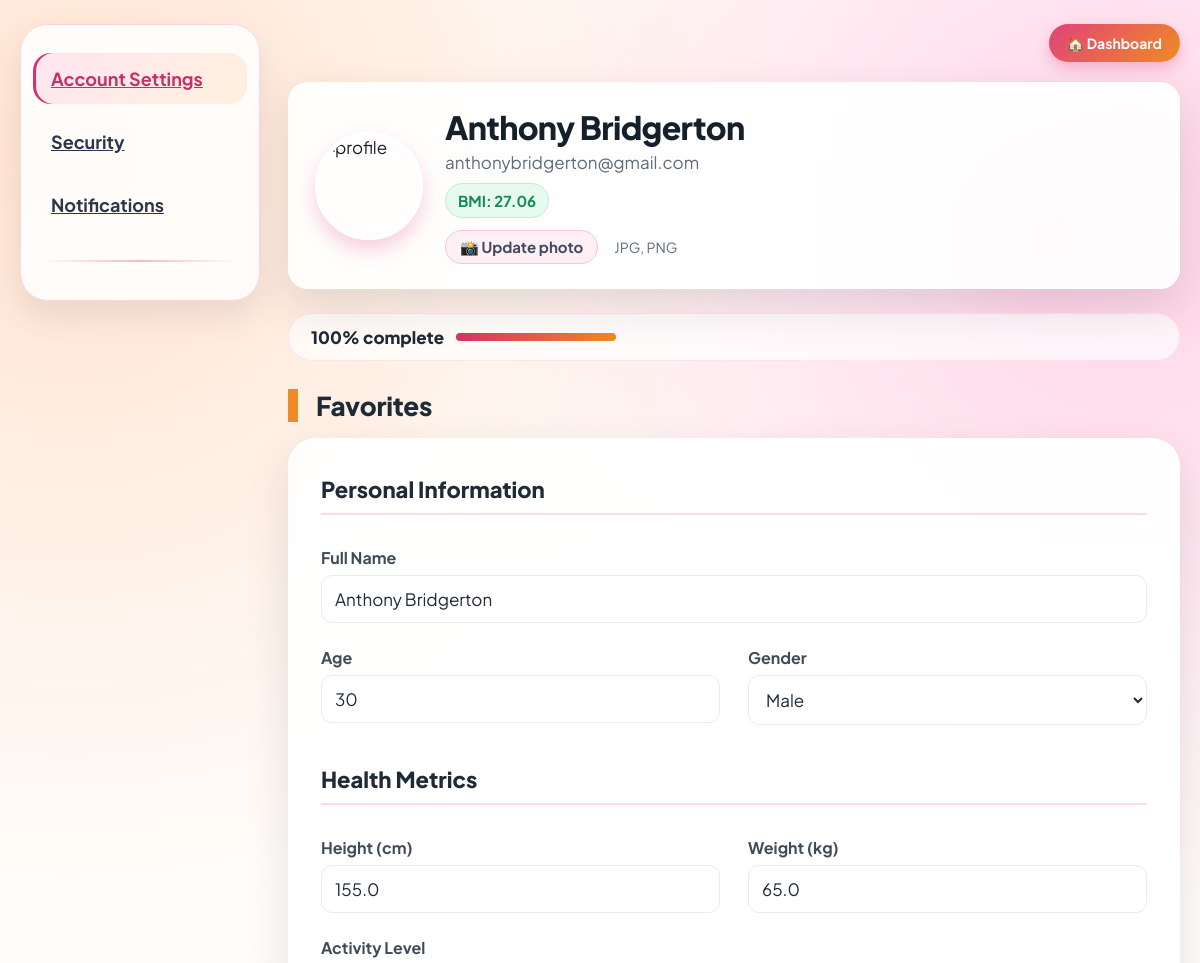
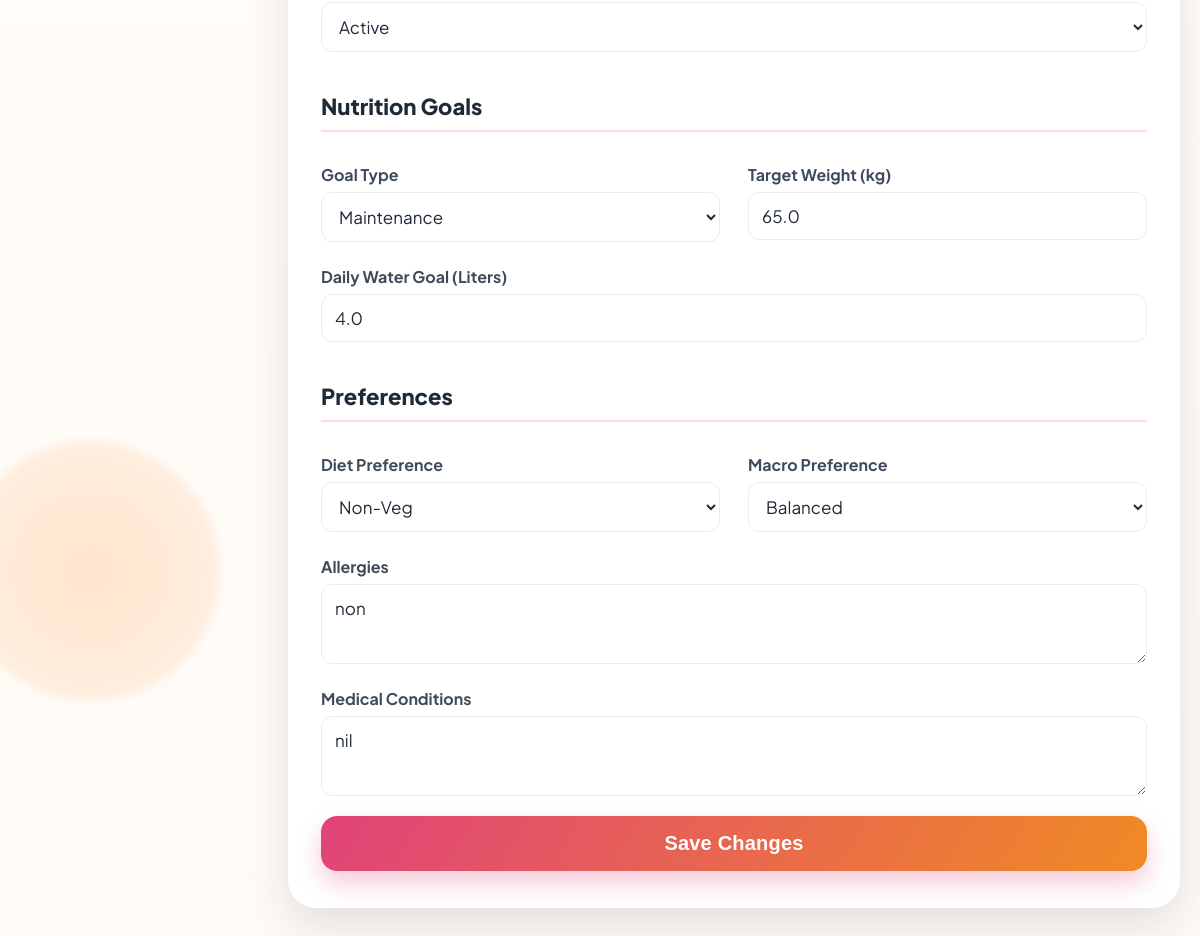
Screenshot of /profile (signed in) with the database file from the repository (2 pictures, top to bottom).
### tables this page shows
CREATE TABLE users (
    id INTEGER PRIMARY KEY AUTOINCREMENT,
    full_name TEXT NOT NULL,
    email TEXT NOT NULL UNIQUE,
    password TEXT NOT NULL
, age INTEGER, gender TEXT, height REAL, weight REAL, activity_level TEXT, profile_image TEXT, goal_type TEXT, target_weight REAL, diet_preference TEXT, allergies TEXT, medical_conditions TEXT, water_goal REAL, macro_preference TEXT, is_blocked INTEGER DEFAULT 0, created_at TEXT);

### app.py (the view)
@app.route("/profile")
def profile():
    if "user_id" not in session:
        return redirect("/login")
    conn = get_db_connection()
    user = conn.execute("SELECT * FROM users WHERE id=?", (session["user_id"],)).fetchone()
    conn.close()
    bmi = None
    if user["height"] and user["weight"]:
        height_m = user["height"] / 100
        bmi = round(user["weight"] / (height_m ** 2), 2)
    return render_template("user/profile.html", user=user, bmi=bmi)

### app.py (called while the page is built)
def get_db_connection():
    conn = sqlite3.connect(DATABASE)
    conn.row_factory = sqlite3.Row
    return conn

### templates/user/profile.html (shortened to what this page needs)
<!DOCTYPE html>
<html lang="en">
<head>
</head>
<body>
    <div class="ambient-orb b"></div>
    <div class="account-layout">
        <aside class="sidebar">
            <div class="sidebar-nav">
                <a href="{{ url_for('profile') }}" class="sidebar-item active">Account Settings</a>
                <a href="{{ url_for('security') }}" class="sidebar-item">Security</a>
                <a href="{{ url_for('notifications') }}" class="sidebar-item">Notifications</a>
                <div class="sidebar-divider"></div>
            </div>
        </aside>
        <main class="main-content">
            <div style="display:flex; justify-content:flex-end; margin-bottom:20px;">
                <a href="{{ url_for('dashboard') }}" class="back-btn">
                    🏠 Dashboard
                </a>
            </div>
            <div class="profile-mini-card">
                <img src="{{ user.profile_image if user.profile_image else '/static/images/default.png' }}"
                    class="profile-img-large" alt="profile" id="profilePreview">
                <div class="profile-header-info">
                    <h2>{{ user.full_name }}</h2>
                    <div class="email">{{ user.email }}</div>
                    {% if bmi %}
                    <div class="bmi-badge">BMI: <span id="bmiLive">{{ bmi }}</span></div>
                    {% endif %}
                    <div class="upload-compact">
                        <label for="profile_image">📸 Update photo</label>
                        <span class="upload-hint">JPG, PNG</span>
                    </div>
                </div>
            </div>
            <div class="profile-stats-row">
                <div class="completion-compact">
                    <span class="progress-circle-text"><span id="completionPct">0</span>% complete</span>
                    <div class="progress-track-mini">
                        <div class="progress-fill-mini" id="completionFill"></div>
                    </div>
                </div>
            </div>
            <div class="favorites-heading">Favorites</div>
            <form method="POST" action="/update_account" enctype="multipart/form-data" id="mainForm">
                <div class="form-card">
                    <div class="form-two-col">
                        <div class="section-header">Personal Information</div>
                        <div class="field full">
                            <label for="full_name">Full Name</label>
                            <input id="full_name" type="text" name="full_name" value="{{ user.full_name }}"
                                placeholder="Full Name" required>
                        </div>
                        <div class="field">
                            <label for="age">Age</label>
                            <input id="age" type="number" name="age" value="{{ user.age or '' }}" placeholder="Age">
                        </div>
                        <div class="field">
                            <label for="gender">Gender</label>
                            <select id="gender" name="gender">
                                <option value="Male" {% if user.gender=='Male' %}selected{% endif %}>Male</option>
                            </select>
                        </div>
                        <div class="section-header">Health Metrics</div>
                        <div class="field">
                            <label for="height">Height (cm)</label>
                            <input id="height" type="number" name="height" value="{{ user.height or '' }}"
                                placeholder="Height (cm)">
                        </div>
                        <div class="field">
                            <label for="weight">Weight (kg)</label>
                            <input id="weight" type="number" name="weight" value="{{ user.weight or '' }}"
                                placeholder="Weight (kg)">
                        </div>
                        <div class="field full">
                            <label for="activity_level">Activity Level</label>
                            <select id="activity_level" name="activity_level">
                                <option value="Active" {% if user.activity_level=='Active' %}selected{% endif %}>Active
                                </option>
                            </select>
                        </div>
                        <div class="section-header">Nutrition Goals</div>
                        <div class="field">
                            <label for="goal_type">Goal Type</label>
                            <select id="goal_type" name="goal_type">
                                <option value="Maintenance" {% if user.goal_type=='Maintenance' %}selected{% endif %}>
                                    Maintenance</option>
                            </select>
                        </div>
                        <div class="field">
                            <label for="target_weight">Target Weight (kg)</label>
                            <input id="target_weight" type="number" name="target_weight"
                                value="{{ user.target_weight or '' }}" placeholder="Target Weight">
                        </div>
                        <div class="field full">
                            <label for="water_goal">Daily Water Goal (Liters)</label>
                            <input id="water_goal" type="number" name="water_goal" value="{{ user.water_goal or '' }}"
                                placeholder="Daily Water Goal (L)">
                        </div>
                        <div class="section-header">Preferences</div>
                        <div class="field">
                            <label for="diet_preference">Diet Preference</label>
                            <select id="diet_preference" name="diet_preference">
                                <option value="Non-Veg" {% if user.diet_preference=='Non-Veg' %}selected{% endif %}>
                                    Non-Veg</option>
                            </select>
                        </div>
                        <div class="field">
                            <label for="macro_preference">Macro Preference</label>
                            <select id="macro_preference" name="macro_preference">
                                <option value="Balanced" {% if user.macro_preference=='Balanced' %}selected{% endif %}>
                                    Balanced</option>
                            </select>
                        </div>
                        <div class="field full">
                            <label for="allergies">Allergies</label>
                            <textarea id="allergies" name="allergies"
                                placeholder="Allergies">{{ user.allergies or '' }}</textarea>
                        </div>
                        <div class="field full">
                            <label for="medical_conditions">Medical Conditions</label>
                            <textarea id="medical_conditions" name="medical_conditions"
                                placeholder="Medical Conditions">{{ user.medical_conditions or '' }}</textarea>
                        </div>
                    </div>
                    <button type="submit" class="btn-save" id="saveBtn">Save Changes</button>
                </div>
            </form>
        </main>
    </div>
</body>
</html>

### rows the page displays
users: full_name "Anthony Bridgerton", email "anthonybridgerton@gmail.com", age "30", gender "Male", height "155.0", weight "65.0", activity_level "Active", goal_type "Maintenance", target_weight "65.0", water_goal "4.0", diet_preference "Non-Veg", macro_preference "Balanced", allergies "non", medical_conditions "nil"

### other values shown
{{ bmi }} "27.06"
